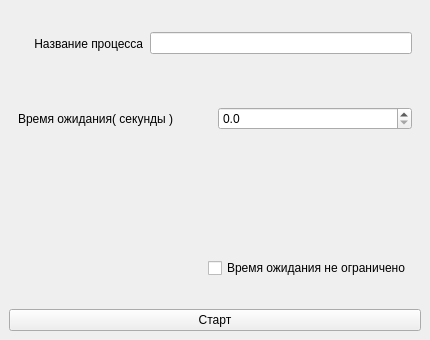
<?xml version="1.0" encoding="UTF-8"?>
<ui version="4.0">
 <class>MainWindow</class>
 <widget class="QMainWindow" name="MainWindow">
  <property name="geometry">
   <rect>
    <x>0</x>
    <y>0</y>
    <width>430</width>
    <height>340</height>
   </rect>
  </property>
  <property name="windowTitle">
   <string>MainWindow</string>
  </property>
  <widget class="QWidget" name="centralwidget">
   <layout class="QVBoxLayout" name="verticalLayout">
    <item>
     <widget class="QWidget" name="widget" native="true">
      <layout class="QHBoxLayout" name="horizontalLayout">
       <item>
        <widget class="QLabel" name="label_3">
         <property name="text">
          <string/>
         </property>
        </widget>
       </item>
       <item>
        <widget class="QLabel" name="label">
         <property name="text">
          <string> Название процесса</string>
         </property>
        </widget>
       </item>
       <item>
        <widget class="QLineEdit" name="lineEdit"/>
       </item>
      </layout>
     </widget>
    </item>
    <item>
     <widget class="QWidget" name="widget_2" native="true">
      <layout class="QHBoxLayout" name="horizontalLayout_2">
       <item>
        <widget class="QLabel" name="label_2">
         <property name="text">
          <string>Время ожидания( секунды )</string>
         </property>
        </widget>
       </item>
       <item>
        <widget class="QDoubleSpinBox" name="doubleSpinBox">
         <property name="decimals">
          <number>1</number>
         </property>
         <property name="singleStep">
          <double>0.100000000000000</double>
         </property>
        </widget>
       </item>
      </layout>
     </widget>
    </item>
    <item>
     <widget class="QLabel" name="label_5">
      <property name="text">
       <string/>
      </property>
     </widget>
    </item>
    <item>
     <widget class="QWidget" name="widget_4" native="true">
      <layout class="QHBoxLayout" name="horizontalLayout_3">
       <item>
        <widget class="QLabel" name="label_4">
         <property name="text">
          <string/>
         </property>
        </widget>
       </item>
       <item>
        <widget class="QCheckBox" name="checkBox">
         <property name="text">
          <string>Время ожидания не ограничено</string>
         </property>
         <property name="checkable">
          <bool>true</bool>
         </property>
         <property name="checked">
          <bool>false</bool>
         </property>
        </widget>
       </item>
      </layout>
     </widget>
    </item>
    <item>
     <widget class="QPushButton" name="pushButton">
      <property name="text">
       <string>Старт</string>
      </property>
     </widget>
    </item>
   </layout>
  </widget>
 </widget>
 <resources/>
 <connections/>
</ui>
